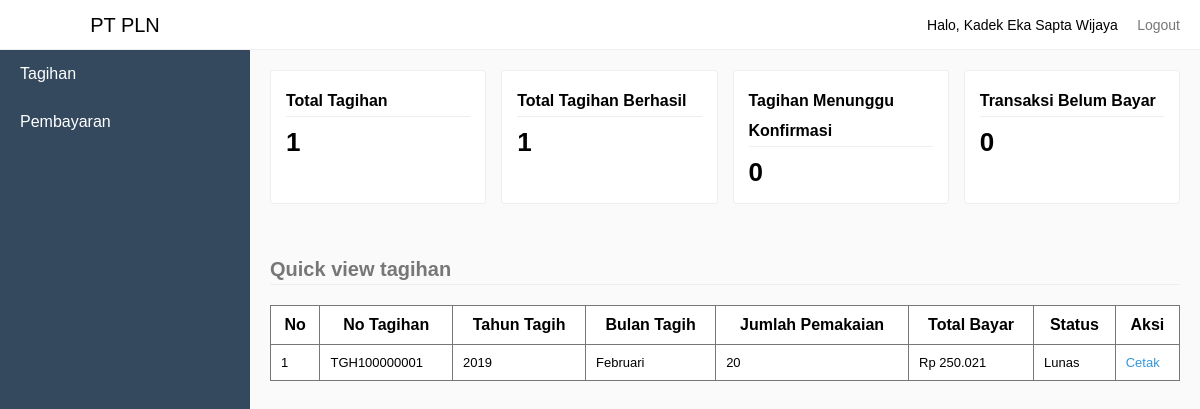
/index.php?pages=home-pelanggan (signed in), run on the app's committed database.
### tables this page shows
CREATE TABLE `tb_tagihan` (
  `KodeTagihan` int(11) NOT NULL,
  `NoTagihan` varchar(100) NOT NULL,
  `NoPelanggan` varchar(100) NOT NULL,
  `TahunTagih` int(20) NOT NULL,
  `BulanTagih` varchar(20) NOT NULL,
  `JumlahPemakaian` varchar(100) NOT NULL,
  `TotalBayar` double(10,0) NOT NULL,
  `Status` varchar(10) NOT NULL
);

### sources/pelanggan/home.php (the view, shortened to what this page needs)
<?php
	require_once "sources/maintemplate/header.php";
	$NoPelanggan = $data['Username'];
?>
<div class="information-card">
	<div class="card">
		<div class="card-body">
			<span>Total Tagihan</span>
			<h1 class="count">
			<?php
				$selectQuery = mysqli_query($connect, "SELECT * FROM tb_tagihan WHERE NoPelanggan = '$NoPelanggan'");
				if(mysqli_num_rows($selectQuery) > 0) {
					echo mysqli_num_rows($selectQuery);
				} else {
					echo "0";
				}
			?>
			</h1>
		</div>
	</div>
	<div class="card">
		<div class="card-body">
			<span>Total Tagihan Berhasil</span>
			<h1 class="count">
			<?php
				$selectQuery = mysqli_query($connect, "SELECT * FROM tb_tagihan WHERE NoPelanggan='$NoPelanggan' AND Status='2'");
				if(mysqli_num_rows($selectQuery) > 0) {
					echo mysqli_num_rows($selectQuery);
				} else {
					echo "0";
				}
			?>
			</h1>
		</div>
	</div>
	<div class="card">
		<div class="card-body">
			<span>Tagihan Menunggu Konfirmasi</span>
			<h1 class="count">
			<?php
				$selectQuery = mysqli_query($connect, "SELECT * FROM tb_tagihan WHERE NoPelanggan='$NoPelanggan' AND Status='1'");
				if(mysqli_num_rows($selectQuery) > 0) {
					echo mysqli_num_rows($selectQuery);
				} else {
					echo "0";
				}
			?>
			</h1>
		</div>
	</div>
	<div class="card">
		<div class="card-body">
			<span>Transaksi Belum Bayar</span>
			<h1 class="count">
			<?php
				$selectQuery = mysqli_query($connect, "SELECT * FROM tb_tagihan WHERE NoPelanggan='$NoPelanggan' AND Status='0'");
				if(mysqli_num_rows($selectQuery) > 0) {
					echo mysqli_num_rows($selectQuery);
				} else {
					echo "0";
				}
			?>
			</h1>
		</div>
	</div>
</div>
<?php
	$NoPelanggan = $data['Username'];
	$selectTagihan = mysqli_query($connect, "SELECT * FROM tb_tagihan WHERE NoPelanggan='$NoPelanggan' ORDER BY KodeTagihan DESC");
	if(mysqli_num_rows($selectTagihan) > 0) {
?>
<legend>Quick view tagihan</legend>
<table style="border-collapse: collapse;" border="1">
	<tr>
		<th>No</th>
		<th>No Tagihan</th>
		<th>Tahun Tagih</th>
		<th>Bulan Tagih</th>
		<th>Jumlah Pemakaian</th>
		<th>Total Bayar</th>
		<th>Status</th>
		<th>Aksi</th>
	</tr>
	<?php
		$No = 1;
		while($row = mysqli_fetch_assoc($selectTagihan)) {
	?>
	<tr>
		<td><?php echo $No; ?></td>
		<td><?php echo $row['NoTagihan']; ?></td>
		<td><?php echo $row['TahunTagih']; ?></td>
		<td>
			<?php
				$bulan = [
					1 => 'Januari',
					2 => 'Februari',
					3 => 'Maret',
					4 => 'April',
					5 => 'Mei',
					6 => 'Juni',
					7 => 'Juli',
					8 => 'Agustus',
					9 => 'September',
					10 => 'Oktober',
					11 => 'November',
					12 => 'Desember',
				];
				echo $bulan[$row['BulanTagih']];
			?>
		</td>
		<td><?php echo $row['JumlahPemakaian']; ?></td>
		<td><?php echo "Rp ".number_format($row['TotalBayar'], 0, '', '.'); ?></td>
		<td>
			<?php
				if($row['Status'] == 0) {
					echo "Menunggu Pembayaran";
				} else if($row['Status'] == 1) {
					echo "Menunggu Konfirmasi";
				} else {
					echo "Lunas";
				}
			?>
		</td>
		<td>
			<a href="index.php?pages=cetaktagihan&amp;NoPelanggan=<?php echo $row['NoPelanggan']; ?>&amp;NoTagihan=<?php echo $row['NoTagihan']; ?>">Cetak</a>
		</td>
	</tr>
	<?php
			$No++;
		}
	?>
</table>
<?php
	} else {
		echo "Data Tagihan Tidak ada";
	}
	require_once "sources/maintemplate/footer.php";
?>

### sources/maintemplate/header.php (shortened to what this page needs)
<!DOCTYPE html>
<html>
<head>
	<link rel="stylesheet" type="text/css" href="assets/style.css">
</head>
<body>
	<div class="navbar">
		<div class="pull-right">
			<li class="loggedAs">Halo, <?php echo $data['NamaLengkap']; ?></li>
			<li><a href="index.php?process=logout">Logout</a></li>
		</div>
	</div>
	<div class="sidebar">
		<li class="brand">
			<?php
				if($data['Level'] == "Pelanggan") {
					echo '<a href="index.php?pages=home-pelanggan">PT PLN</a>';
				} else if($data['Level'] == "Petugas") {
					echo '<a href="index.php?pages=home-petugas">PT PLN</a>';
				} else {
					echo '<a href="index.php?pages=home-admin">PT PLN</a>';
				}
			?>
		</li>
		<?php
			if($data['Level'] == "Pelanggan" || $data['Level'] == "Petugas") {
		?>
		<li><a href="index.php?pages=tagihan" <?php echo $_GET['pages'] == "tagihan" ? 'class="active"': ''; ?>>Tagihan</a></li>
		<li><a href="index.php?pages=pembayaran" <?php echo $_GET['pages'] == "pembayaran" ? 'class="active"': ''; ?>>Pembayaran</a></li>
		<?php
			}
		?>
	</div>
	<div class="content">

### assets/style.css (style rules this page uses)
* { padding:0; margin:0; box-sizing: border-box; font-family: sans-serif; }
legend { border-bottom: 1px solid #eee; line-height: 30px; margin-bottom: 20px; font-size: 20px; font-weight: bold; color: #777; }
body { background-color: #fafafa; }
li { list-style: none; }
table { border-collapse: collapse; border: 1px solid #777; width:100%; background-color: #fff; margin-bottom: 20px; }
table td { font-size: 13px; }
table tr > td:last-child a { text-decoration: none; }
table tr > td:last-child a:last-child { color: #E74C3C; }
table tr > td:last-child a:first-child { color: #3498DB; }
table td, th { border: 1px solid #777; padding: 10px; }
.navbar { height: 50px; background-color: #fff; border-bottom: 1px solid #eee; line-height: 50px; padding:0 20px; position: fixed; width:100%; top:0; z-index: 1; }
.navbar li { display: inline-block; }
.navbar .loggedAs { font-size: 14px; display: inline-block; }
.navbar li > a { padding-left:15px; text-decoration: none; color: #777; font-size: 14px; }
.pull-right { float:right; }
.sidebar { background-color: #34495E; width:250px; height:100%; position: fixed; top:0; left:0; z-index:2; }
.sidebar .brand { height:50px; background-color: #fff; border-bottom: 1px solid #eee; line-height: 20px; text-align: center; font-size: 20px; }
.sidebar .brand a { padding: 15px 20px; display: block; color: #000; text-decoration: none; }
.sidebar li:not(.brand) > a { padding: 15px 20px; display: block; color: #fff; text-decoration: none; }
div.content { margin-left:270px; margin-top: 70px; margin-right:20px; }
div.content .card { margin-bottom: 50px; }
div.information-card { display: flex; }
div.information-card .card { width:25%; margin-right:15px; }
div.information-card .card:last-child { margin-right: 0px; }
div.card { background-color: #fff; border: 1px solid #eee; border-radius: 3px; }
div.card-body { padding: 15px; }
div.information-card span { font-weight: bold; font-size: 16px; display: block; border-bottom: 1px solid #eee; line-height: 30px; margin-bottom: 10px; }
div.information-card .count { font-size: 26px; font-weight: bold; }

### data on the page
tb_tagihan: NoTagihan "TGH100000001", TahunTagih "2019", BulanTagih "Februari", JumlahPemakaian "20", TotalBayar "250.021", Status "Lunas"

### other printed values
$data['NamaLengkap'] "Kadek Eka Sapta Wijaya"
mysqli_num_rows($selectQuery) "1"
